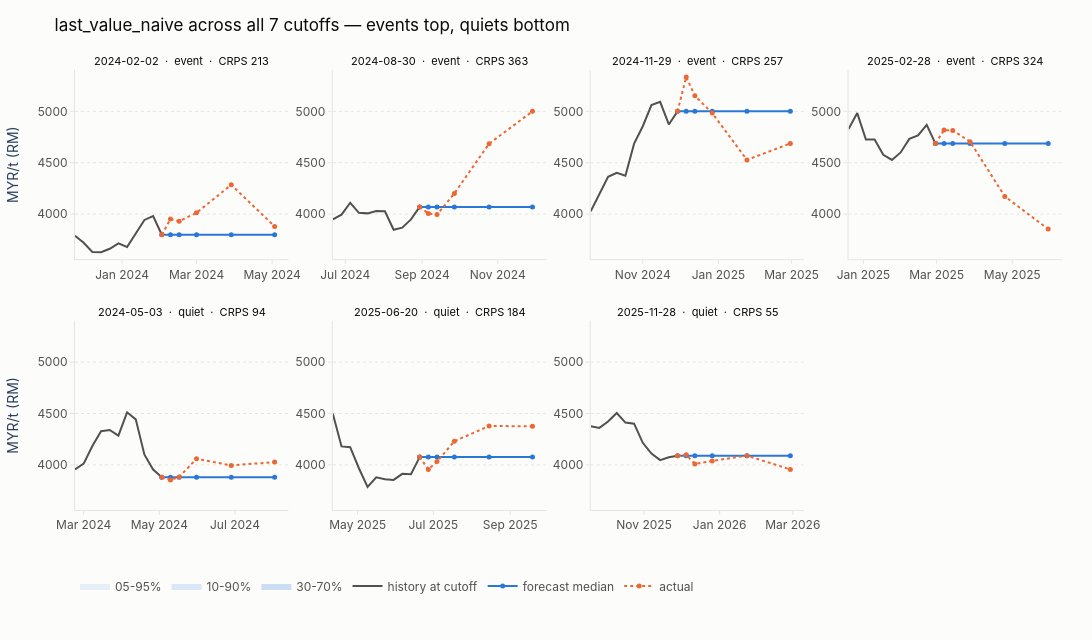

The code cell stored with this chart in its notebook:
### Markdown cell above
The same grid for the naive is the contrast that explains the whole leaderboard:
an identical point forecast with no band at all.

### Code cell
plot_fan_grid(frame, history, predictor="last_value_naive")
